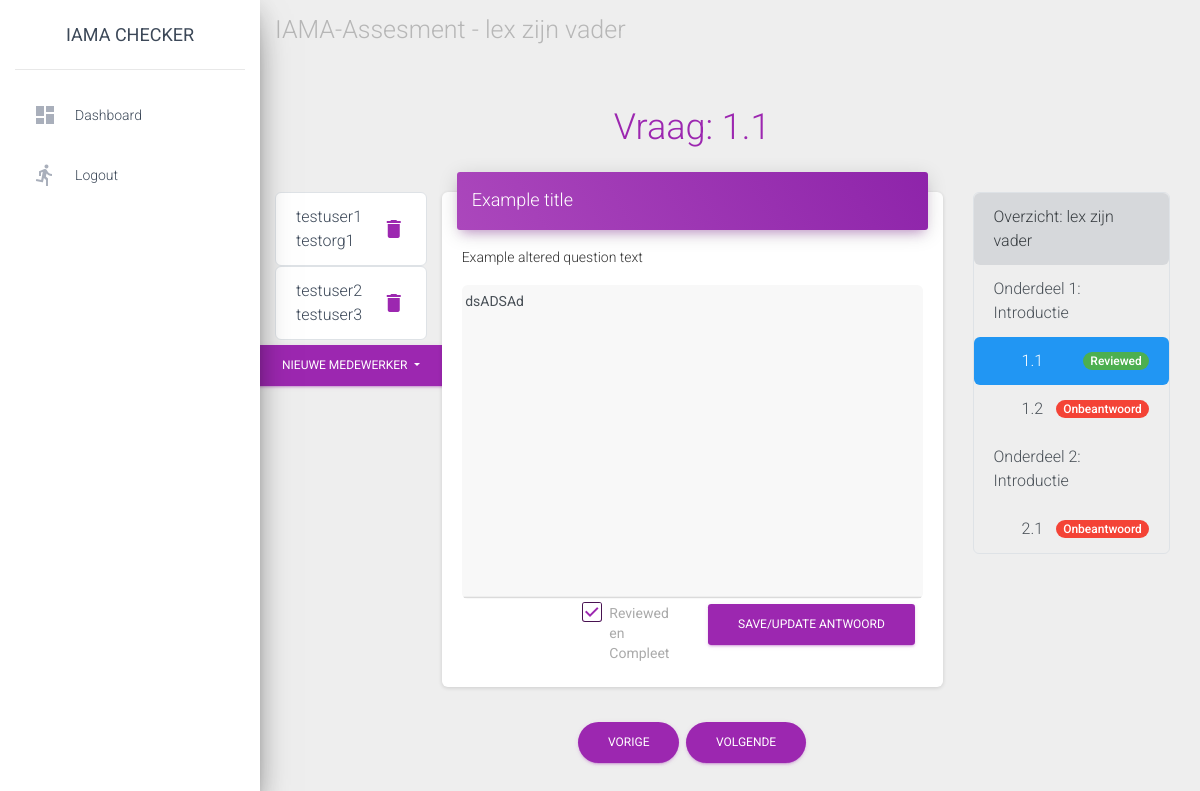
Page /assesments/7/question/2 (signed in) on the earlier database version.
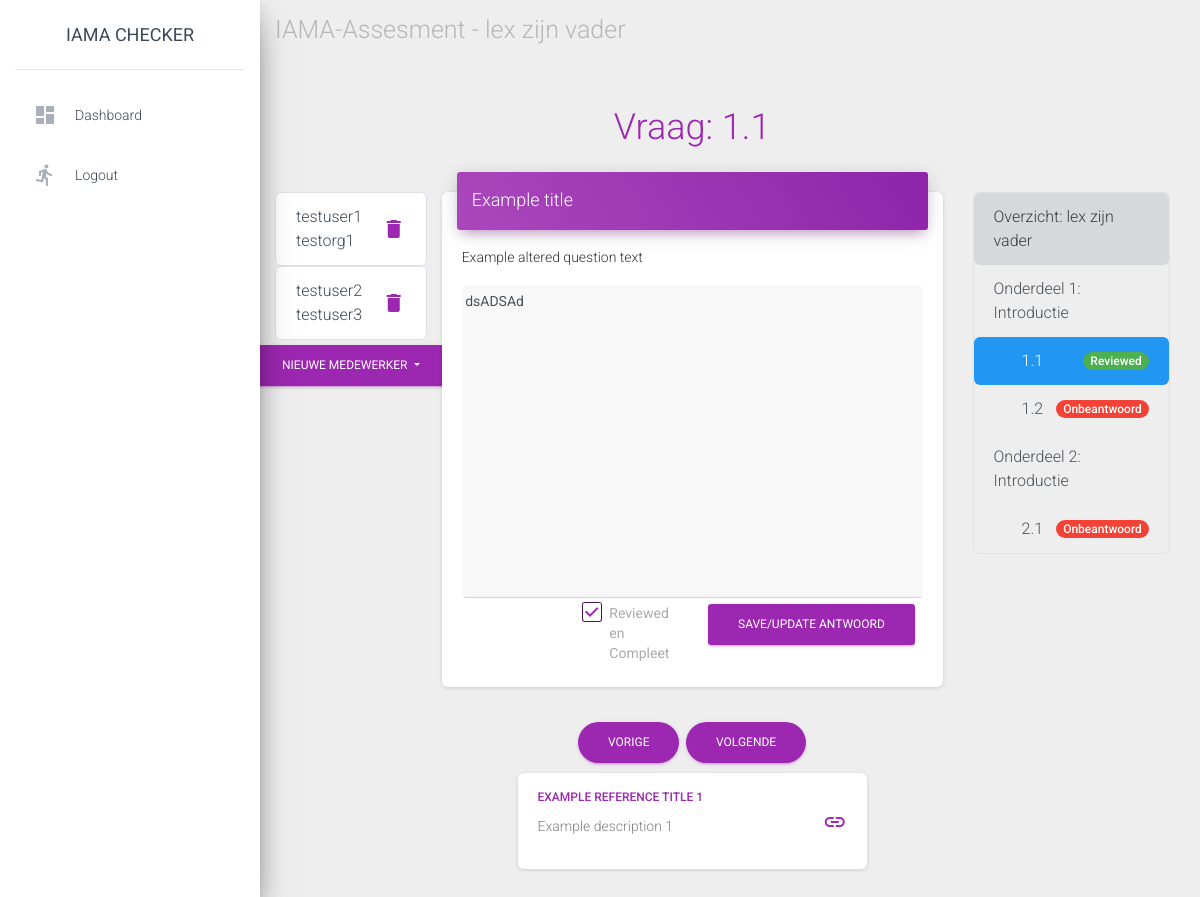
Same page on the later database version.
### base/models.py (models this page shows)
class Collaborator(models.Model):
    name = models.CharField(max_length=40)
    organisation = models.CharField(max_length=60)
    answers = models.ManyToManyField(Answer)

class Question(models.Model):
    question_title = models.CharField(max_length=140, default="Question title")
    question_text = models.TextField()# Content to display
    question_phase = models.IntegerField() # Phase number of the question
    question_number = models.IntegerField() # Question number in the phase

class Reference(models.Model):
    title = models.CharField(max_length=64, default="Example title")
    description = models.TextField()
    url = models.URLField(max_length=128)
    questions = models.ManyToManyField(Question)

### base/views.py (the view)
# urls.py: path("assesments/<int:assesment_id>/question/<int:question_id>", views.question_detail, name="question_detail"),
@login_required
def question_detail(request, assesment_id, question_id):
    try:
        assesment = Assesment.objects.get(pk=assesment_id)
        question = Question.objects.get(pk=question_id)
    except (KeyError, Assesment.DoesNotExist):
        return HttpResponse("Page doesn't exist, 404 page comes later")
    buttons = {
        "next": question.id + 1,
        "prev": question.id - 1
    }
    index_context_objects = {
        "question_list": request.session.get("questions", create_question_list()),
        "status_list": get_complete_status(request, assesment),
    }
    if question.question_number == 0:
        context = {
            "assesment": assesment,
            "question": question,
            "index_context_objects": index_context_objects,
            "buttons": buttons,
            "reference_list": Reference.objects.filter(questions__question_phase=question.phase),
        }
        return render(request, "base/phase_intro.html", context)
    else:
        try:
            answer = Answer.objects.get(question_id=question.pk, user__pk=request.user.pk, assesment_id=assesment.id)
        except (KeyError, Answer.DoesNotExist):
            answer = Answer(assesment_id=assesment, question_id=question, user=request.user, status=Answer.Status.UA)
            answer.save()
        context = {
            "assesment": assesment,
            "question": question,
            "answer": answer,
            "index_context_objects": index_context_objects,
            "buttons": buttons,
            "collab_list": Collaborator.objects.filter(answers=answer),
            "reference_list": Reference.objects.filter(questions=question),
            "collab_options": get_collab_options(assesment, answer)
        }
        return render(request, "base/q_detail.html", context)

### base/templatetags/base_extra.py (called while the page is built)
@register.filter()
def key(dict, key):
    return dict[str(key)]

@register.filter()
def is_reviewed(status):
    return status == Answer.Status.RV

### base/views.py (called while the page is built)
def get_collab_options(assesment, curr_answer):
    return_collab = []
    answers = Answer.objects.filter(assesment_id=assesment.pk)
    for answer in answers:
        options = answer.collaborator_set.all()
        exclude = curr_answer.collaborator_set.all()
        to_append = [option for option in options if option not in exclude]
        return_collab.extend(to_append)
    return return_collab

def create_question_list():
    color = [
        "#007bc760",
        "#42145f60",
        "#a9006160",
        "#ffb61260"
    ]
    current_phase = 1# Counter
    questions = []# List to append
    while (question_list := Question.objects.filter(question_phase=current_phase).order_by("question_number")):
        questions.append({"phase_num": current_phase, "question_list": question_list, "list_item_color": color[current_phase - 1]})
        current_phase += 1
    return questions

### base/templates/base/q_detail.html (shortened to what this page needs)
{% extends "base/base.html" %}
{% load base_extra %}
{% block navigation %}<a href="{% url 'base:detail' assesment.id %}" style="color:grey">IAMA-Assesment - {{ assesment.name }}</a>{% endblock %}
{% block content %}
<div class="row">
    <div class="col-md-2"></div>
    <div class="col-md-7 text-center">
        <h2 class="text-primary">Vraag: {{ question.question_phase }}.{{ question.question_number }} </h2>
    </div>
    <div class="col"></div>
</div>
<div class="row">
    <div class="col-md-2" style="padding: 0; margin-top: 30px">
        {% include 'base/collaborators.html' with collab_list=collab_list assesment_id=assesment.id question_id=question.id answer_id=answer.id collab_options=collab_options %}
    </div>
    <div class="col">
        <div class="card">
            <div class="card-header card-header-primary">
                <h4 class="card-title"> {{ question.question_title }} </h4>
            </div>
            <div class="card-body">
                <form action="{% url 'base:save_answer' assesment.id question.id %}" method="post">
                    <p> {{ question.question_text }} </p>
                    <textarea class="form-control rounded" name="answer_content" rows="15" style="background-color: #F8F8F8"> {{ answer.answer_content }} </textarea>
                    <div class="row">
                        <div class="col-md-3"></div>
                        <div class="col-md-3 d-flex justify-content-center align-items-center">
                            <div class="form-check">
                                <label class="form-check-label"> Reviewed en Compleet
                                <span class="form-check-sign">
                                    <span class="check"></span>
                                </span>
                                </label>
                            </div>
                        </div>
                        <div class="col-md-3"><button type="submit" name="save_answer" class="btn btn-primary">Save/Update Antwoord</button></div>
                        <div class="col-md-3"></div>
                    </div>
                </form>
            </div>
        </div>
    </div>
    <div class="col-md-3" style="padding-top: 30px">
        {% include 'base/q_index.html' with assesment=assesment question_list=index_context_objects.question_list current_question=question.id status_list=index_context_objects.status_list %}
    </div>
</div>
<div class="row">
    <div class="col-md-2"></div>
    <div class="col text-center">
        {% if question.id != 1 %}
            <a href="{% url 'base:question_detail' assesment.id buttons.prev %}" class="btn btn-primary btn-round">Vorige</a>
        {% endif %}
        <a href="{% url 'base:question_detail' assesment.id buttons.next %}" class="btn btn-primary btn-round">Volgende</a>
    </div>
    <div class="col-md-3"></div>
</div>
{% include 'includes/reference_list.html' with reference_list=reference_list %}
{% endblock %}

### base/templates/base/collaborators.html (shortened to what this page needs)
{% load base_extra %}
<ul class="list-group rounded">
    {% for collab in collab_list %}
        <li class="list-group-item border rounded d-flex justify-content-between" style="background-color: white;">
            <div class="">
                <p style="margin-bottom: 0px"> {{collab.name}} </p>
                <p style="margin-bottom: 0px"> {{collab.organisation}} </p>
            </div>
            <div class="d-flex align-items-center">
                <a href="#" data-toggle="modal" data-target="#delete_modal{{ collab.id }}">
                    <i class="material-icons">delete</i>
                </a>
            </div>
        </li>
    {% endfor %}
</ul>
<div class="d-flex justify-content-center">
    <div class="dropdown">
        <button class="btn btn-primary dropdown-toggle" type="button" id="dropdownMenuButton" data-toggle="dropdown" aria-haspopup="true" aria-expanded="false">
          Nieuwe Medewerker
        </button>
    </div>
</div>

### base/templates/base/q_index.html
{% load base_extra %}
<div class="list-group rounded border" style="border-color:grey">
    <a href="{% url 'base:detail' assesment.id %}" class="list-group-item list-group-item-action list-group-item-secondary rounded">
        Overzicht: {{ assesment.name }}
    </a>
    {% for phase in question_list %}
        {% for question in phase.question_list %}
            {% if question.question_number == 0 %}
                {% if current_question == question.id %}
                    <a href="{% url 'base:question_detail' assesment.id question.id %}" class="list-group-item list-group-item-action active rounded">
                        Onderdeel {{ phase.phase_num }}: Introductie
                    </a>
                {% else %}
                    <a href="{% url 'base:question_detail' assesment.id question.id %}" class="list-group-item list-group-item-action rounded">
                        Onderdeel {{ phase.phase_num }}: Introductie
                    </a>
                {% endif %}
            {% else %}
                {% if current_question == question.id %}
                    <a href="{% url 'base:question_detail' assesment.id question.id %}" class="list-group-item list-group-item-action d-flex justify-content-between align-items-center active rounded"
                    style="padding-left: 3em">
                        {{ question.question_phase }}.{{ question.question_number }} {{ status_list|key:question.id|safe }}
                    </a>
                {% else %}
                    <a href="{% url 'base:question_detail' assesment.id question.id %}" class="list-group-item list-group-item-action d-flex justify-content-between align-items-center rounded"
                    style="padding-left: 3em">
                        {{ question.question_phase }}.{{ question.question_number }} {{ status_list|key:question.id|safe }}
                    </a>
                {% endif %}
            {% endif %}
        {% endfor %}
    {% endfor %}
</div>

### base/templates/includes/reference_list.html
{% for reference in reference_list %}
<div class="row">
    <div class="offset-md-3 col-md-5">
        <div class="card" style="margin-bottom: 5px; margin-top: 5px">
            <div class="card-body d-flex justify-content-between">
                <div>
                    <h6 class="text-primary">{{ reference.title }}</h6>
                    <p style="color: grey"> {{ reference.description }} </p>
                </div>
                <div class="d-flex align-items-center">
                    <a href="{{ reference.url }}">
                        <i class="material-icons">link</i>
                    </a>
                </div>
            </div>
        </div>
    </div>
</div>
{% endfor %}

Differences in the rows shown:
added Reference: title "EXAMPLE REFERENCE TITLE 1", description "Example description 1"
